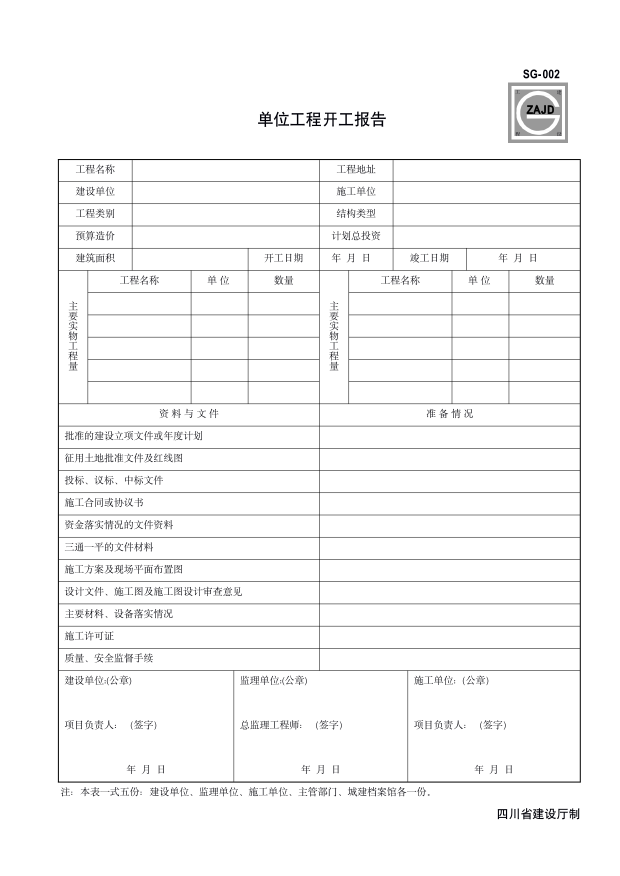
#> input picture images/004.png, 2479 x 3504 px (shown at 1/4 size)
$ python x.py   (older library calls are emulated)
#> lines starting #> are read from the running program, lines starting #| are printed output that depends on the picture; after the words box and inside, x2 and y2 are one past the last pixel; in counts of white or black regions, pixels touching at a corner belong together
import numpy as np
import cv2

img = cv2.imread('images/004.png')
#> img is the input picture: shape (3504, 2479, 3); mean B, G, R 247.5, 247.5, 247.5
imgGry = cv2.cvtColor(img, cv2.COLOR_BGR2GRAY)
height, width, channels = img.shape
#> height = 3504; width = 2479; channels = 3

ratio=800/width
#> ratio = 0.323


ret , thrash = cv2.threshold(imgGry, 240 , 255, cv2.CHAIN_APPROX_NONE)
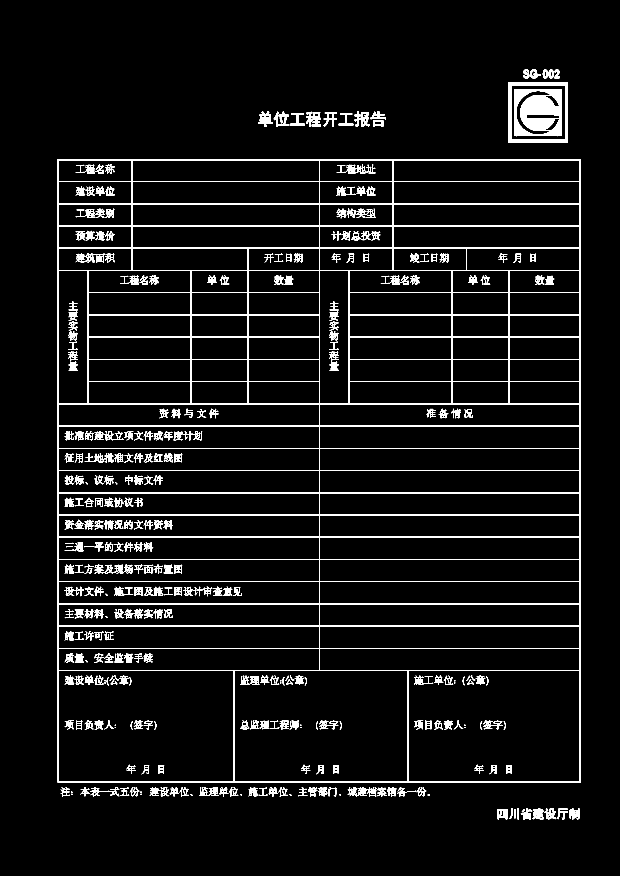
#> thrash: shape (3504, 2479) (shown at 1/4 size); 4.4% white; 602 white regions (14 under 20 px)
_, contours , hierarchy = cv2.findContours(thrash, cv2.RETR_TREE, cv2.CHAIN_APPROX_NONE)
#> contours = 1278 contours, 160 with area under 20; largest, box (x1, y1, x2, y2) and area: (231, 636, 2324, 3131) 5217448, (235, 2683, 935, 3127) 309655, (936, 2683, 1631, 3127) 307440, (1632, 2683, 2320, 3127) 304339, (1278, 2594, 2320, 2682) 90565


# sorted_ctrs = sorted(ctrs, key=lambda ctr: cv2.boundingRect(ctr)[0] + cv2.boundingRect(ctr)[1] * image.shape[1] )


sortedContours = sorted(contours, key=lambda ctr: cv2.boundingRect(ctr)[0] + cv2.boundingRect(ctr)[1] * img.shape[1] )
#> sortedContours = 1278 contours, 160 with area under 20; largest, box (x1, y1, x2, y2) and area: (231, 636, 2324, 3131) 5217448, (235, 2683, 935, 3127) 309655, (936, 2683, 1631, 3127) 307440, (1632, 2683, 2320, 3127) 304339, (235, 1616, 1277, 1704) 90565


counter=0

for contour in sortedContours:
    approx = cv2.approxPolyDP(contour, 0.01* cv2.arcLength(contour, True), True)
    #cv2.drawContours(img, [approx], 0, (0, 0, 0), 5)
    x = approx.ravel()[0]
    y = approx.ravel()[1] - 5
    if len(approx) == 1000:
        cv2.putText( img, "Triangle", (x, y), cv2.FONT_HERSHEY_COMPLEX, 0.5, (0, 0, 0) )
    elif len(approx) == 4 :
        x, y , w, h = cv2.boundingRect(approx)
        aspectRatio = float(w)/h
        #print(aspectRatio)
        if h>60:
            # [4 lines of commented-out code are left out]
            subArea = imgGry[y+2:y+h-4,x+2:x+w-4]

            mask = cv2.inRange(subArea, 0, 127)
            cv2.imwrite('/var/www/html/upload/mask-{:.0f}.png'.format(counter), mask)
            color_count = cv2.countNonZero(mask)
            #print("count =={:.0f} ".format( color_count) )
            if color_count==0:
                #print("values-{:.0f} ".format(counter),"left: ","{:.02f}px;".format(x*ratio), "top: ","{:.02f}px;".format(y*ratio), "width: ","{:.02f}px;".format(w*ratio-5), "height: ","{:.02f}px;".format(h*ratio) )
                print('<div style="position: absolute;overflow: hidden;padding-left: 5px;left:{left}px; top:{top}px; width:{width}px; height:{height}px;"><input style="width:100%;height:100%"/></div>'.format(left=x*ratio,top=y*ratio,width=w*ratio,height=h*ratio,cellNumber=counter))
                counter=counter+1
                cv2.putText(img, "rectangle {:.0f}".format(counter), (x+10, y+20), cv2.FONT_HERSHEY_COMPLEX, 0.5, (255, 0, 255))
#> this loop made 1278 passes
#> (approx, w, h, aspectRatio, color_count) on passes 9, 10, 11, 40, 41, 42, 43: ([[2032, 330], [2032, 571], [2271, 571], [2271, 330]], 240, 242, 0.992, 2611), ([[2045, 344], [2259, 343], [2260, 557], [2046, 558]], 216, 216, 1, 2611), ([[2058, 358], [2058, 543], [2247, 543], [2247, 358]], 190, 186, 1.02, 2547), ([[231, 636], [231, 3130], [2323, 3130], [2323, 636]], 2093, 2495, 0.839, 193938), ([[235, 641], [526, 640], [527, 724], [236, 725]], 293, 86, 3.41, 1070), ([[529, 641], [1275, 640], [1276, 724], [530, 725]], 748, 86, 8.7, 0), ([[1278, 641], [1570, 640], [1571, 724], [1279, 725]], 294, 86, 3.42, 1093)
#> (w, h, aspectRatio, color_count) on passes 64, 65, 66, 67, 104, 105: (293, 88, 3.33, 1161), (748, 88, 8.5, 0), (294, 88, 3.34, 1071), (747, 88, 8.49, 0), (293, 88, 3.33, 1126), (748, 88, 8.5, 0)
#> (printed output is left out)
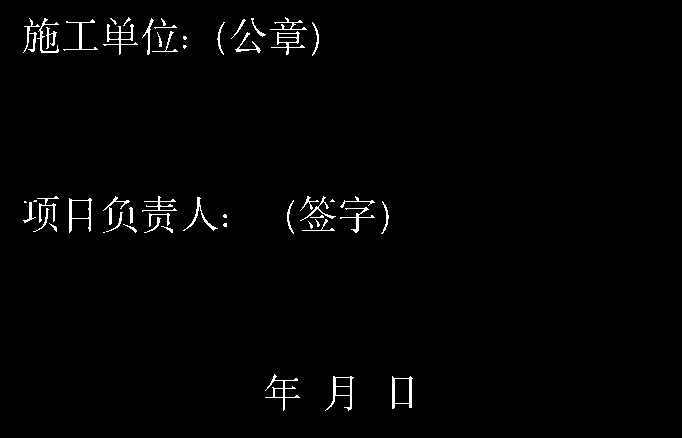
#> mask: shape (438, 682); 1.4% white in thin lines or dots, all inside (x1, y1, x2, y2) = (23, 17, 413, 411)
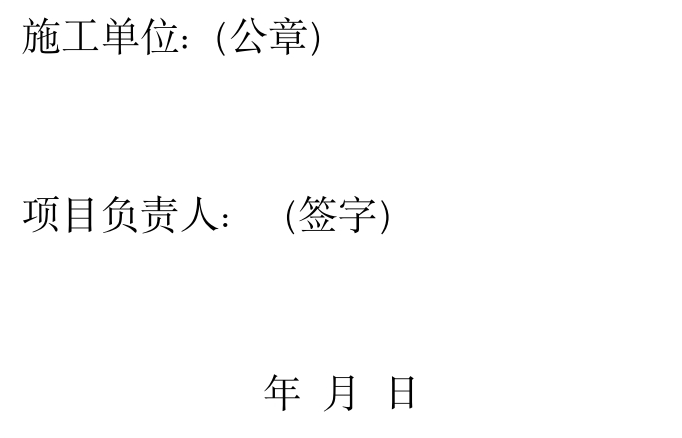
#> subArea: shape (438, 682); min 0, max 255, mean 251.4
#> after the loop, counter = 50


#cv2.imshow('shapes', img)
cv2.imwrite('/var/www/html/upload/rect.png', img)
#cv2.waitKey(0)
#cv2.destroyAllWindows()

$ run again, with images/002.png copied over images/004.png
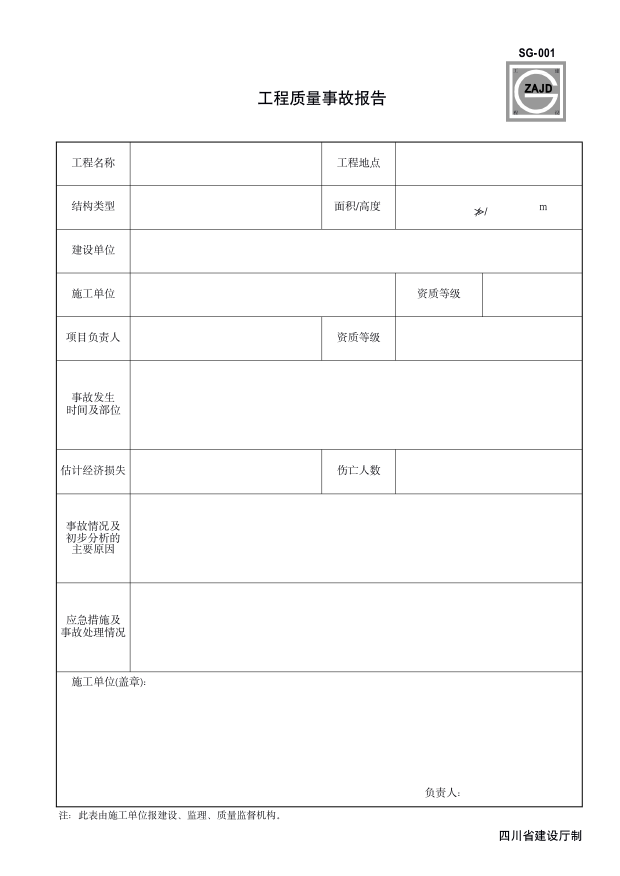
#> input picture images/002.png, 2479 x 3504 px (shown at 1/4 size)
#> img is the input picture: shape (3504, 2479, 3); mean B, G, R 250.4, 250.4, 250.4
#> `ret , thrash = cv2.threshold(imgGry, 240 , 255, cv2.CHAIN_APPROX_NONE)`:
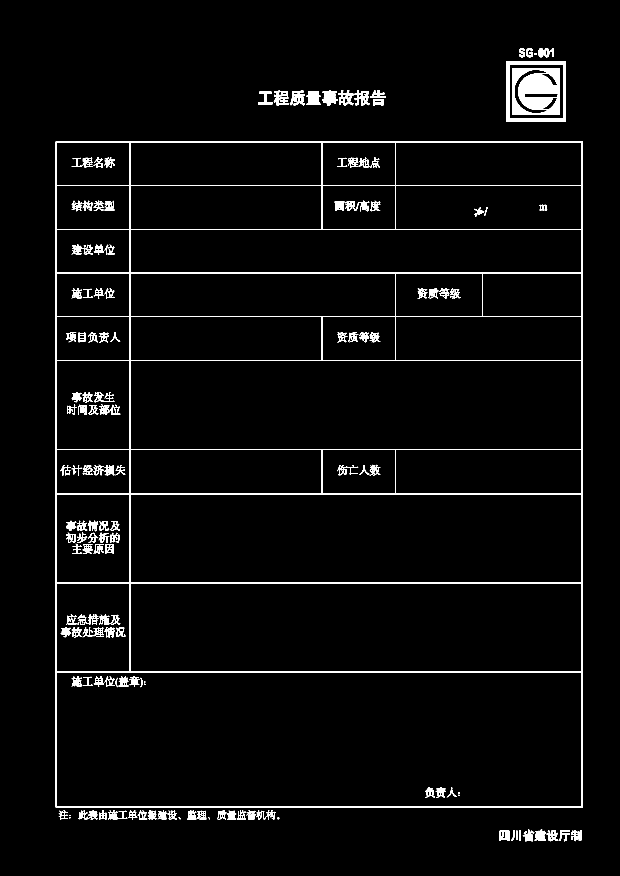
#> thrash: shape (3504, 2479) (shown at 1/4 size); 2.6% white; 259 white regions (2 under 20 px)
#> contours = 524 contours, 40 with area under 20; largest, box (x1, y1, x2, y2) and area: (223, 566, 2332, 3230) 5613604, (227, 2688, 2328, 3226) 1127698, (521, 2332, 2328, 2687) 639322, (521, 1976, 2328, 2331) 639322, (521, 1442, 2328, 1797) 639322
#> sortedContours = 524 contours, 40 with area under 20; largest, box (x1, y1, x2, y2) and area: (223, 566, 2332, 3230) 5613604, (227, 2688, 2328, 3226) 1127698, (521, 1442, 2328, 1797) 639322, (521, 1976, 2328, 2331) 639322, (521, 2332, 2328, 2687) 639322
#> the loop `for contour in sortedContours:` made 524 passes
#> (approx, w, h, aspectRatio, color_count) on passes 9, 10, 11, 51, 52: ([[2024, 245], [2024, 486], [2263, 486], [2263, 245]], 240, 242, 0.992, 2593), ([[2037, 259], [2251, 258], [2252, 472], [2038, 473]], 216, 216, 1, 2593), ([[2050, 273], [2050, 458], [2239, 458], [2239, 273]], 190, 186, 1.02, 2518), ([[223, 566], [223, 3229], [2330, 3229], [2331, 566]], 2109, 2664, 0.792, 91758), ([[227, 571], [518, 570], [519, 740], [228, 741]], 293, 172, 1.7, 1313)
#> (printed output is left out)
#> after the loop `for contour in sortedContours:`:
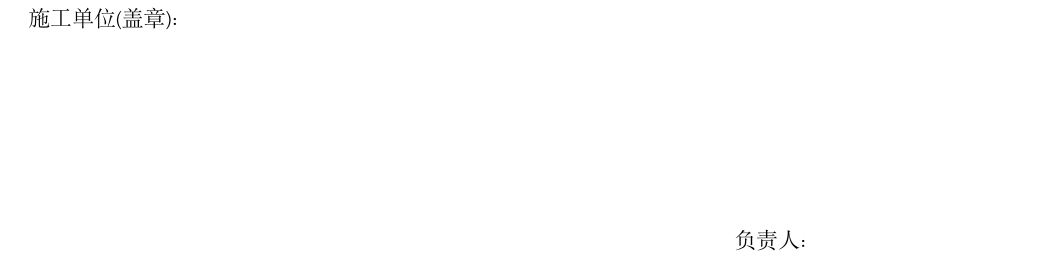
#> subArea: shape (532, 2095) (shown at 1/2 size); min 0, max 255, mean 254.3
#> after the loop `for contour in sortedContours:`: counter = 13
